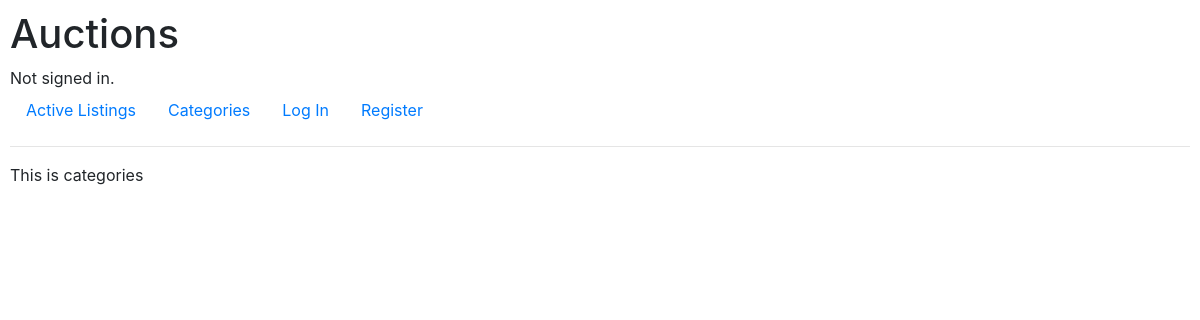
The page /categories on the database as committed earlier.
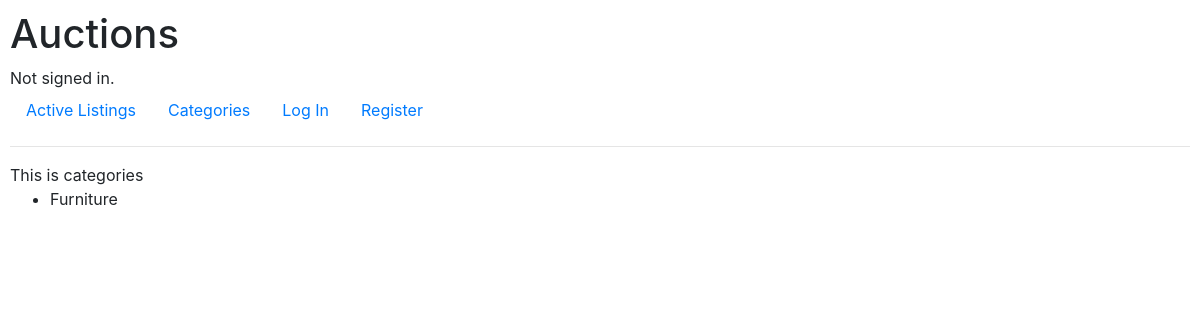
The same page on the database as committed later.
### auctions/models.py (models this page shows)
class Category(models.Model): # Optional for the user
    name = models.CharField(max_length=20)
    def __str__(self):
        return self.name

### auctions/views.py (the view)
# urls.py: path("categories", views.categories, name="categories")
def categories(request):
    cat = Category.objects.all()
    return render(request, "auctions/categories.html", {
        "categories": cat
    })

### auctions/templates/auctions/categories.html (shortened to what this page needs)
{% extends "auctions/layout.html" %}
{% block body %}
This is categories
    <ul>
    {% for cat in categories %}
        <li>{{ cat }}</li>
    {% endfor %}
    </ul>
{% endblock %}

### auctions/templates/auctions/layout.html (shortened to what this page needs)
{% load static %}
<!DOCTYPE html>
<html lang="en">
    <head>
        <link rel="stylesheet" href="https://stackpath.bootstrapcdn.com/bootstrap/4.4.1/css/bootstrap.min.css">
        <link href="{% static 'auctions/styles.css' %}" rel="stylesheet">
    </head>
    <body>
        <h1>Auctions</h1>
        <div>
            {% if user.is_authenticated %}
                Signed in as <strong>{{ user.username }}</strong>.
            {% else %}
                Not signed in.
            {% endif %}
        </div>
        <ul class="nav">
            <li class="nav-item">
                <a class="nav-link" href="{% url 'index' %}">Active Listings</a>
            </li>
            <li class="nav">
                <a class="nav-link" href="{% url 'categories' %}">Categories</a>
            </li>
            {% if user.is_authenticated %}
                <li class="nav-item">
                    <a class="nav-link" href="{% url 'watchlist' %}">Watchlist</a>
                </li>
                <li class="nav-item">
                    <a class="nav-link" href="{% url 'new_listing' %}">Create Listing</a>
                </li>
                <li class="nav-item">
                    <a class="nav-link" href="{% url 'logout' %}">Log Out</a>
                </li>
            {% else %}
                <li class="nav-item">
                    <a class="nav-link" href="{% url 'login' %}">Log In</a>
                </li>
                <li class="nav-item">
                    <a class="nav-link" href="{% url 'register' %}">Register</a>
                </li>
            {% endif %}
        </ul>
        <hr>
        {% block body %}
        {% endblock %}
    </body>
</html>

### auctions/static/auctions/styles.css (style rules this page uses)
body { padding: 10px; }

Rows that differ between the two databases and show on the page:
added Category: name "Furniture"
